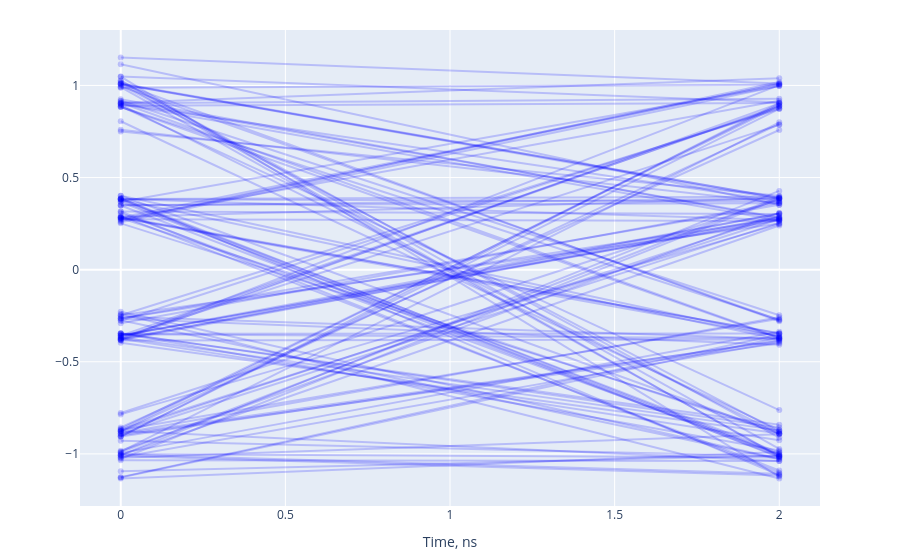

Here is the notebook cell this chart was saved with:
### Code cell
fig = go.Figure(layout=go.Layout(xaxis={"title": "Time, ns"}, showlegend=False))
for signal in system.find_child("receiver").output:
    plot_eye_diagram(signal, system.data_rate / bits_per_symbol, fig, line={"color": "rgba(0, 0, 255, 0.2)"})
fig.update_layout(autosize=True, height=600, margin=dict(t=30, b=30))
fig.show()

### Figure 1 — Plotly figure (JSON) as saved in the notebook; plotly's stock layout.template omitted (floating-point values rounded to 4 significant figures)
{"data": [{"line": {"color": "rgba(0, 0, 255, 0.2)"}, "type": "scatter", "x": [0, 2], "y": [1.048, -1.123]}, {"line": {"color": "rgba(0, 0, 255, 0.2)"}, "type": "scatter", "x": [0, 2], "y": [-0.2637, 0.2759]}, {"line": {"color": "rgba(0, 0, 255, 0.2)"}, "type": "scatter", "x": [0, 2], "y": [0.8991, 0.2664]}, {"line": {"color": "rgba(0, 0, 255, 0.2)"}, "type": "scatter", "x": [0, 2], "y": [0.3866, -1.003]}, {"line": {"color": "rgba(0, 0, 255, 0.2)"}, "type": "scatter", "x": [0, 2], "y": [-1.011, -1.117]}, {"line": {"color": "rgba(0, 0, 255, 0.2)"}, "type": "scatter", "x": [0, 2], "y": [-0.3445, -0.8572]}, {"line": {"color": "rgba(0, 0, 255, 0.2)"}, "type": "scatter", "x": [0, 2], "y": [0.9254, 0.2779]}, {"line": {"color": "rgba(0, 0, 255, 0.2)"}, "type": "scatter", "x": [0, 2], "y": [-0.3579, 0.8854]}, {"line": {"color": "rgba(0, 0, 255, 0.2)"}, "type": "scatter", "x": [0, 2], "y": [-0.379, 1.002]}, {"line": {"color": "rgba(0, 0, 255, 0.2)"}, "type": "scatter", "x": [0, 2], "y": [-0.8754, -1.038]}, {"line": {"color": "rgba(0, 0, 255, 0.2)"}, "type": "scatter", "x": [0, 2], "y": [-1.007, 0.4275]}, {"line": {"color": "rgba(0, 0, 255, 0.2)"}, "type": "scatter", "x": [0, 2], "y": [0.3155, -1.102]}, {"line": {"color": "rgba(0, 0, 255, 0.2)"}, "type": "scatter", "x": [0, 2], "y": [-1.004, -1.108]}, {"line": {"color": "rgba(0, 0, 255, 0.2)"}, "type": "scatter", "x": [0, 2], "y": [-0.3463, -0.8421]}, {"line": {"color": "rgba(0, 0, 255, 0.2)"}, "type": "scatter", "x": [0, 2], "y": [-0.3476, -0.3461]}, {"line": {"color": "rgba(0, 0, 255, 0.2)"}, "type": "scatter", "x": [0, 2], "y": [-0.368, -0.8723]}, {"line": {"color": "rgba(0, 0, 255, 0.2)"}, "type": "scatter", "x": [0, 2], "y": [0.8056, -0.8696]}, {"line": {"color": "rgba(0, 0, 255, 0.2)"}, "type": "scatter", "x": [0, 2], "y": [0.2639, 1.019]}, {"line": {"color": "rgba(0, 0, 255, 0.2)"}, "type": "scatter", "x": [0, 2], "y": [-0.8895, 0.2542]}, {"line": {"color": "rgba(0, 0, 255, 0.2)"}, "type": "scatter", "x": [0, 2], "y": [0.4018, -0.3623]}, {"line": {"color": "rgba(0, 0, 255, 0.2)"}, "type": "scatter", "x": [0, 2], "y": [-0.9879, 0.8]}, {"line": {"color": "rgba(0, 0, 255, 0.2)"}, "type": "scatter", "x": [0, 2], "y": [-0.229, -1.026]}, {"line": {"color": "rgba(0, 0, 255, 0.2)"}, "type": "scatter", "x": [0, 2], "y": [-0.3822, 0.9026]}, {"line": {"color": "rgba(0, 0, 255, 0.2)"}, "type": "scatter", "x": [0, 2], "y": [1.048, 0.9084]}, {"line": {"color": "rgba(0, 0, 255, 0.2)"}, "type": "scatter", "x": [0, 2], "y": [-0.8991, -0.3999]}, {"line": {"color": "rgba(0, 0, 255, 0.2)"}, "type": "scatter", "x": [0, 2], "y": [0.7598, 0.3625]}, {"line": {"color": "rgba(0, 0, 255, 0.2)"}, "type": "scatter", "x": [0, 2], "y": [1.115, 0.3513]}, {"line": {"color": "rgba(0, 0, 255, 0.2)"}, "type": "scatter", "x": [0, 2], "y": [-0.2751, -1.029]}, {"line": {"color": "rgba(0, 0, 255, 0.2)"}, "type": "scatter", "x": [0, 2], "y": [-1.021, -0.8936]}, {"line": {"color": "rgba(0, 0, 255, 0.2)"}, "type": "scatter", "x": [0, 2], "y": [-1.019, -0.3933]}, {"line": {"color": "rgba(0, 0, 255, 0.2)"}, "type": "scatter", "x": [0, 2], "y": [1.011, -0.2806]}, {"line": {"color": "rgba(0, 0, 255, 0.2)"}, "type": "scatter", "x": [0, 2], "y": [-1.026, 0.386]}, {"line": {"color": "rgba(0, 0, 255, 0.2)"}, "type": "scatter", "x": [0, 2], "y": [0.2853, 0.3875]}, {"line": {"color": "rgba(0, 0, 255, 0.2)"}, "type": "scatter", "x": [0, 2], "y": [-1.126, -0.352]}, {"line": {"color": "rgba(0, 0, 255, 0.2)"}, "type": "scatter", "x": [0, 2], "y": [0.2824, -0.3455]}, {"line": {"color": "rgba(0, 0, 255, 0.2)"}, "type": "scatter", "x": [0, 2], "y": [0.3668, -1.007]}, {"line": {"color": "rgba(0, 0, 255, 0.2)"}, "type": "scatter", "x": [0, 2], "y": [1.01, 0.3894]}, {"line": {"color": "rgba(0, 0, 255, 0.2)"}, "type": "scatter", "x": [0, 2], "y": [-0.2907, 0.3634]}, {"line": {"color": "rgba(0, 0, 255, 0.2)"}, "type": "scatter", "x": [0, 2], "y": [0.2738, 0.2645]}, {"line": {"color": "rgba(0, 0, 255, 0.2)"}, "type": "scatter", "x": [0, 2], "y": [0.2696, 1.01]}, {"line": {"color": "rgba(0, 0, 255, 0.2)"}, "type": "scatter", "x": [0, 2], "y": [-0.8927, -0.3866]}, {"line": {"color": "rgba(0, 0, 255, 0.2)"}, "type": "scatter", "x": [0, 2], "y": [-0.9828, 0.3084]}, {"line": {"color": "rgba(0, 0, 255, 0.2)"}, "type": "scatter", "x": [0, 2], "y": [0.3159, 0.3023]}, {"line": {"color": "rgba(0, 0, 255, 0.2)"}, "type": "scatter", "x": [0, 2], "y": [-0.8879, -0.2583]}, {"line": {"color": "rgba(0, 0, 255, 0.2)"}, "type": "scatter", "x": [0, 2], "y": [0.9057, 1.039]}, {"line": {"color": "rgba(0, 0, 255, 0.2)"}, "type": "scatter", "x": [0, 2], "y": [0.4014, -0.8907]}, {"line": {"color": "rgba(0, 0, 255, 0.2)"}, "type": "scatter", "x": [0, 2], "y": [-0.3751, 0.272]}, {"line": {"color": "rgba(0, 0, 255, 0.2)"}, "type": "scatter", "x": [0, 2], "y": [1.016, -1.017]}, {"line": {"color": "rgba(0, 0, 255, 0.2)"}, "type": "scatter", "x": [0, 2], "y": [1.027, -0.9729]}, {"line": {"color": "rgba(0, 0, 255, 0.2)"}, "type": "scatter", "x": [0, 2], "y": [-1.133, -0.9902]}, {"line": {"color": "rgba(0, 0, 255, 0.2)"}, "type": "scatter", "x": [0, 2], "y": [-1.001, -1.02]}, {"line": {"color": "rgba(0, 0, 255, 0.2)"}, "type": "scatter", "x": [0, 2], "y": [-0.9068, 0.904]}, {"line": {"color": "rgba(0, 0, 255, 0.2)"}, "type": "scatter", "x": [0, 2], "y": [0.3803, -0.9929]}, {"line": {"color": "rgba(0, 0, 255, 0.2)"}, "type": "scatter", "x": [0, 2], "y": [0.2917, -1.09]}, {"line": {"color": "rgba(0, 0, 255, 0.2)"}, "type": "scatter", "x": [0, 2], "y": [-0.8776, 0.2943]}, {"line": {"color": "rgba(0, 0, 255, 0.2)"}, "type": "scatter", "x": [0, 2], "y": [-0.8698, -0.2666]}, {"line": {"color": "rgba(0, 0, 255, 0.2)"}, "type": "scatter", "x": [0, 2], "y": [0.903, 0.9281]}, {"line": {"color": "rgba(0, 0, 255, 0.2)"}, "type": "scatter", "x": [0, 2], "y": [0.9172, -0.2472]}, {"line": {"color": "rgba(0, 0, 255, 0.2)"}, "type": "scatter", "x": [0, 2], "y": [-0.3966, -0.8892]}, {"line": {"color": "rgba(0, 0, 255, 0.2)"}, "type": "scatter", "x": [0, 2], "y": [0.8862, -0.7621]}, {"line": {"color": "rgba(0, 0, 255, 0.2)"}, "type": "scatter", "x": [0, 2], "y": [0.7499, 0.4006]}, {"line": {"color": "rgba(0, 0, 255, 0.2)"}, "type": "scatter", "x": [0, 2], "y": [0.3811, -0.3782]}, {"line": {"color": "rgba(0, 0, 255, 0.2)"}, "type": "scatter", "x": [0, 2], "y": [-0.3795, 0.3044]}, {"line": {"color": "rgba(0, 0, 255, 0.2)"}, "type": "scatter", "x": [0, 2], "y": [0.3065, -1.002]}, {"line": {"color": "rgba(0, 0, 255, 0.2)"}, "type": "scatter", "x": [0, 2], "y": [-0.879, 0.79]}, {"line": {"color": "rgba(0, 0, 255, 0.2)"}, "type": "scatter", "x": [0, 2], "y": [-1.007, 0.2395]}, {"line": {"color": "rgba(0, 0, 255, 0.2)"}, "type": "scatter", "x": [0, 2], "y": [1.151, 1.01]}, {"line": {"color": "rgba(0, 0, 255, 0.2)"}, "type": "scatter", "x": [0, 2], "y": [-0.9059, -0.3848]}, {"line": {"color": "rgba(0, 0, 255, 0.2)"}, "type": "scatter", "x": [0, 2], "y": [0.2764, 0.9173]}, {"line": {"color": "rgba(0, 0, 255, 0.2)"}, "type": "scatter", "x": [0, 2], "y": [0.3757, -1.019]}, {"line": {"color": "rgba(0, 0, 255, 0.2)"}, "type": "scatter", "x": [0, 2], "y": [1.009, 0.3826]}, {"line": {"color": "rgba(0, 0, 255, 0.2)"}, "type": "scatter", "x": [0, 2], "y": [0.3516, 0.3602]}, {"line": {"color": "rgba(0, 0, 255, 0.2)"}, "type": "scatter", "x": [0, 2], "y": [0.8829, -0.272]}, {"line": {"color": "rgba(0, 0, 255, 0.2)"}, "type": "scatter", "x": [0, 2], "y": [-0.3827, 0.2822]}, {"line": {"color": "rgba(0, 0, 255, 0.2)"}, "type": "scatter", "x": [0, 2], "y": [0.2802, -0.8882]}, {"line": {"color": "rgba(0, 0, 255, 0.2)"}, "type": "scatter", "x": [0, 2], "y": [-0.3682, 0.7859]}, {"line": {"color": "rgba(0, 0, 255, 0.2)"}, "type": "scatter", "x": [0, 2], "y": [-0.3711, 0.89]}, {"line": {"color": "rgba(0, 0, 255, 0.2)"}, "type": "scatter", "x": [0, 2], "y": [-0.2398, -1.133]}, {"line": {"color": "rgba(0, 0, 255, 0.2)"}, "type": "scatter", "x": [0, 2], "y": [-0.3592, 0.3044]}, {"line": {"color": "rgba(0, 0, 255, 0.2)"}, "type": "scatter", "x": [0, 2], "y": [0.9063, -0.3695]}, {"line": {"color": "rgba(0, 0, 255, 0.2)"}, "type": "scatter", "x": [0, 2], "y": [0.9906, -1.012]}, {"line": {"color": "rgba(0, 0, 255, 0.2)"}, "type": "scatter", "x": [0, 2], "y": [1.003, -0.8792]}, {"line": {"color": "rgba(0, 0, 255, 0.2)"}, "type": "scatter", "x": [0, 2], "y": [-1.128, -0.3686]}, {"line": {"color": "rgba(0, 0, 255, 0.2)"}, "type": "scatter", "x": [0, 2], "y": [-0.8638, 0.8878]}, {"line": {"color": "rgba(0, 0, 255, 0.2)"}, "type": "scatter", "x": [0, 2], "y": [0.2837, 1.008]}, {"line": {"color": "rgba(0, 0, 255, 0.2)"}, "type": "scatter", "x": [0, 2], "y": [-0.2663, -0.4077]}, {"line": {"color": "rgba(0, 0, 255, 0.2)"}, "type": "scatter", "x": [0, 2], "y": [0.9005, 0.3709]}, {"line": {"color": "rgba(0, 0, 255, 0.2)"}, "type": "scatter", "x": [0, 2], "y": [-0.7779, 0.3811]}, {"line": {"color": "rgba(0, 0, 255, 0.2)"}, "type": "scatter", "x": [0, 2], "y": [-0.3567, 0.2664]}, {"line": {"color": "rgba(0, 0, 255, 0.2)"}, "type": "scatter", "x": [0, 2], "y": [1.024, -0.9114]}, {"line": {"color": "rgba(0, 0, 255, 0.2)"}, "type": "scatter", "x": [0, 2], "y": [-0.929, -1.013]}, {"line": {"color": "rgba(0, 0, 255, 0.2)"}, "type": "scatter", "x": [0, 2], "y": [-0.9959, -0.3365]}, {"line": {"color": "rgba(0, 0, 255, 0.2)"}, "type": "scatter", "x": [0, 2], "y": [-0.3455, -0.9812]}, {"line": {"color": "rgba(0, 0, 255, 0.2)"}, "type": "scatter", "x": [0, 2], "y": [0.2855, -0.3471]}, {"line": {"color": "rgba(0, 0, 255, 0.2)"}, "type": "scatter", "x": [0, 2], "y": [-0.2554, -0.3747]}, {"line": {"color": "rgba(0, 0, 255, 0.2)"}, "type": "scatter", "x": [0, 2], "y": [0.2514, -0.878]}, {"line": {"color": "rgba(0, 0, 255, 0.2)"}, "type": "scatter", "x": [0, 2], "y": [0.8959, -0.8914]}, {"line": {"color": "rgba(0, 0, 255, 0.2)"}, "type": "scatter", "x": [0, 2], "y": [0.8892, 0.9053]}, {"line": {"color": "rgba(0, 0, 255, 0.2)"}, "type": "scatter", "x": [0, 2], "y": [-0.2478, 0.2508]}, {"line": {"color": "rgba(0, 0, 255, 0.2)"}, "type": "scatter", "x": [0, 2], "y": [-0.8752, 0.8955]}, {"line": {"color": "rgba(0, 0, 255, 0.2)"}, "type": "scatter", "x": [0, 2], "y": [-0.8673, 0.2752]}, {"line": {"color": "rgba(0, 0, 255, 0.2)"}, "type": "scatter", "x": [0, 2], "y": [-0.3756, -0.9259]}, {"line": {"color": "rgba(0, 0, 255, 0.2)"}, "type": "scatter", "x": [0, 2], "y": [0.9874, 1.004]}, {"line": {"color": "rgba(0, 0, 255, 0.2)"}, "type": "scatter", "x": [0, 2], "y": [0.9949, -0.2747]}, {"line": {"color": "rgba(0, 0, 255, 0.2)"}, "type": "scatter", "x": [0, 2], "y": [-0.3841, -0.3794]}, {"line": {"color": "rgba(0, 0, 255, 0.2)"}, "type": "scatter", "x": [0, 2], "y": [0.2572, 0.9975]}, {"line": {"color": "rgba(0, 0, 255, 0.2)"}, "type": "scatter", "x": [0, 2], "y": [0.369, 0.997]}, {"line": {"color": "rgba(0, 0, 255, 0.2)"}, "type": "scatter", "x": [0, 2], "y": [-1.035, -1.039]}, {"line": {"color": "rgba(0, 0, 255, 0.2)"}, "type": "scatter", "x": [0, 2], "y": [0.3833, 0.3959]}, {"line": {"color": "rgba(0, 0, 255, 0.2)"}, "type": "scatter", "x": [0, 2], "y": [0.3881, -1.115]}, {"line": {"color": "rgba(0, 0, 255, 0.2)"}, "type": "scatter", "x": [0, 2], "y": [0.2821, -0.3615]}, {"line": {"color": "rgba(0, 0, 255, 0.2)"}, "type": "scatter", "x": [0, 2], "y": [-0.2773, 0.8779]}, {"line": {"color": "rgba(0, 0, 255, 0.2)"}, "type": "scatter", "x": [0, 2], "y": [-0.7857, 0.2472]}, {"line": {"color": "rgba(0, 0, 255, 0.2)"}, "type": "scatter", "x": [0, 2], "y": [0.9147, 0.2832]}, {"line": {"color": "rgba(0, 0, 255, 0.2)"}, "type": "scatter", "x": [0, 2], "y": [-0.3505, -0.3728]}, {"line": {"color": "rgba(0, 0, 255, 0.2)"}, "type": "scatter", "x": [0, 2], "y": [-0.9912, 0.3943]}, {"line": {"color": "rgba(0, 0, 255, 0.2)"}, "type": "scatter", "x": [0, 2], "y": [-0.8564, 0.7583]}, {"line": {"color": "rgba(0, 0, 255, 0.2)"}, "type": "scatter", "x": [0, 2], "y": [-0.2473, 0.872]}, {"line": {"color": "rgba(0, 0, 255, 0.2)"}, "type": "scatter", "x": [0, 2], "y": [-0.3599, 0.2859]}, {"line": {"color": "rgba(0, 0, 255, 0.2)"}, "type": "scatter", "x": [0, 2], "y": [-1.094, -1.009]}, {"line": {"color": "rgba(0, 0, 255, 0.2)"}, "type": "scatter", "x": [0, 2], "y": [0.3824, 0.3702]}, {"line": {"color": "rgba(0, 0, 255, 0.2)"}, "type": "scatter", "x": [0, 2], "y": [0.3489, 0.3859]}, {"line": {"color": "rgba(0, 0, 255, 0.2)"}, "type": "scatter", "x": [0, 2], "y": [0.8833, -0.3722]}, {"line": {"color": "rgba(0, 0, 255, 0.2)"}, "type": "scatter", "x": [0, 2], "y": [0.3483, -1.015]}, {"line": {"color": "rgba(0, 0, 255, 0.2)"}, "type": "scatter", "x": [0, 2], "y": [1.006, 0.3903]}, {"line": {"color": "rgba(0, 0, 255, 0.2)"}, "type": "scatter", "x": [0, 2], "y": [-0.9046, 0.8734]}, {"line": {"color": "rgba(0, 0, 255, 0.2)"}, "type": "scatter", "x": [0, 2], "y": [-0.2645, 0.3529]}, {"line": {"color": "rgba(0, 0, 255, 0.2)"}, "type": "scatter", "x": [0, 2], "y": [0.383, 0.2698]}], "layout": {"autosize": true, "margin": {"b": 30, "t": 30}, "showlegend": false, "xaxis": {"autorange": true, "range": [-0.1198, 2.12], "title": {"text": "Time, ns"}, "type": "linear"}, "yaxis": {"autorange": true, "range": [-1.3, 1.318], "type": "linear"}}}
